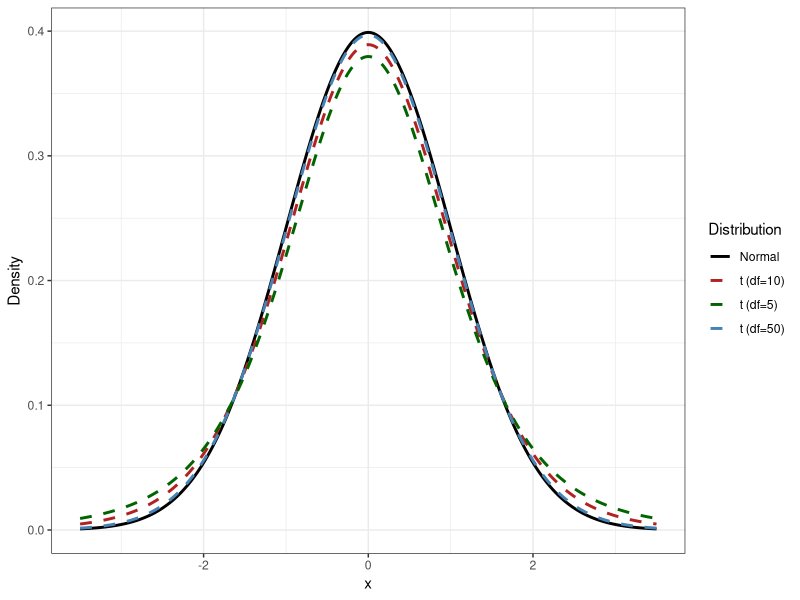
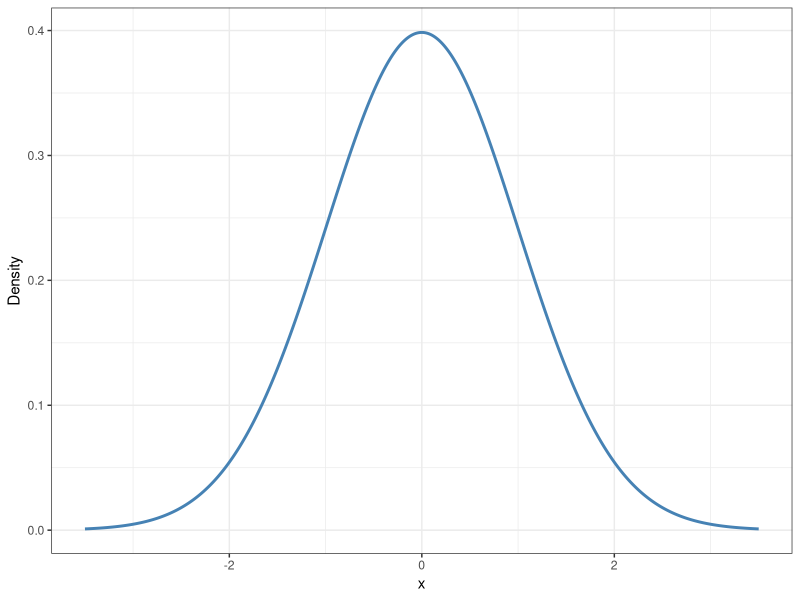
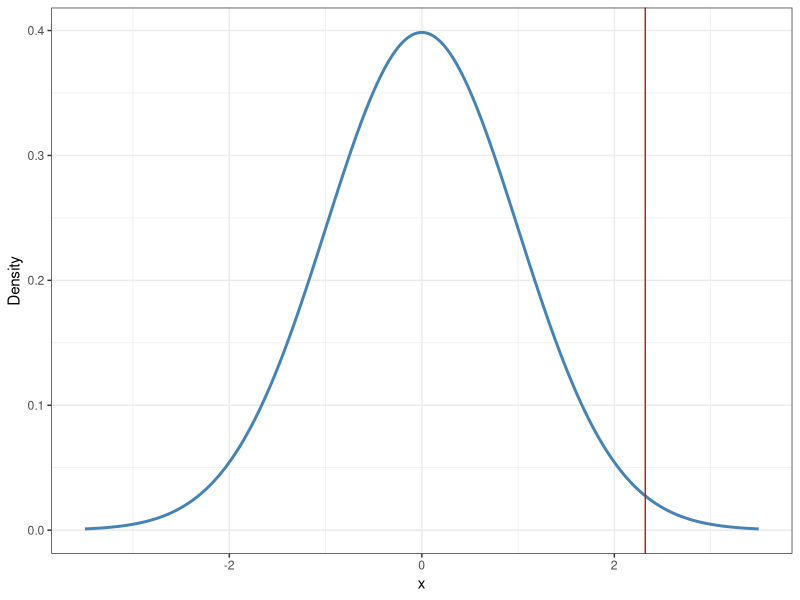
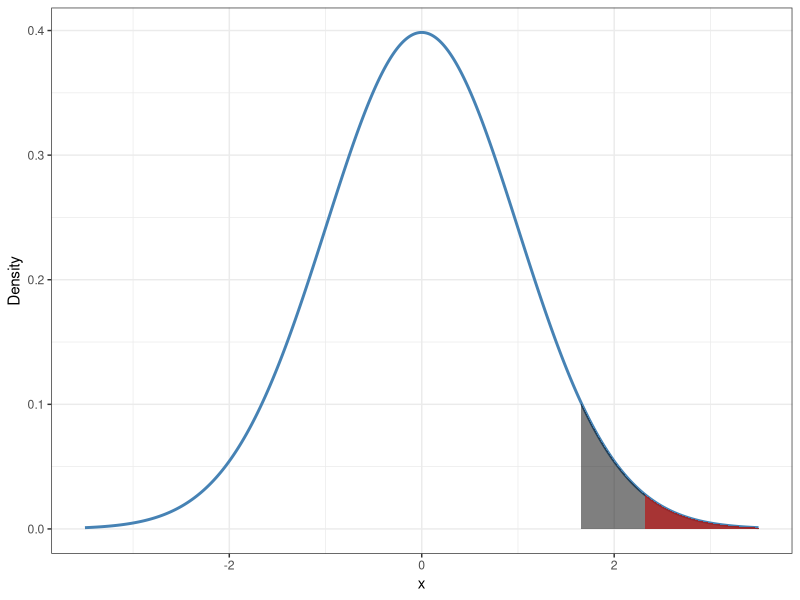

Generate these figures, in order, with R:
## ---- chunk 1
#| include: false

require(tidyverse)
require(ggplot2)

snailDat <- read_delim("island-FL.csv", delim = ",")

## ---- chunk 2
#| fig-cap: The t-distribution with different degrees of freedom
#| fig-height: 4
#| fig-width: 6 
#| echo: false

# Define the range for x-axis
x <- seq(-3.5, 3.5, length.out = 1000)

# Create data frame for plotting
data <- data.frame(
  x = rep(x, 4),
  y = c(dt(x, df = 5), dt(x, df = 10), dt(x, df = 50), dnorm(x)),
  Distribution = factor(rep(c("t (df=5)", "t (df=10)", "t (df=50)", "Normal"), each = 1000))
)

# Plot the distributions
ggplot(data, aes(x = x, y = y, color = Distribution, linetype = Distribution)) +
  geom_line(linewidth = 1) +
  labs(x = "x",
       y = "Density") +
  theme_bw() + 
  scale_color_manual(values = c("black", "firebrick", "darkgreen", "steelblue")) + 
  scale_linetype_manual(values = c("solid", "dashed", "dashed", "dashed"))

## ---- chunk 3

object <- t.test(snailDat$size)

object$conf.int

## ---- chunk 4

t.test(snailDat$size, conf.level = 0.99)$conf.int

## ---- chunk 5
t.test(x = snailDat$size, 
       alternative = "greater",
       mu = 19)
## ---- chunk 6
#| fig-cap: The t-distribution under the null hypothesis
#| fig-height: 3
#| fig-width: 5 

# Sample information
n <- nrow(snailDat)
mean <- mean(snailDat$size)
sd <- sd(snailDat$size)

# Create data frame for plotting
data <- data.frame(
  x = seq(-3.5, 3.5, length.out = 1000),
  y = dt(x, df = n - 1)
)

# Plot the distributions
ggplot(data, aes(x = x, y = y)) +
  geom_line(linewidth = 1, color = "steelblue") +
  labs(x = "x", y = "Density") +
  theme_bw() 

## ---- chunk 7
#| fig-cap: The null distribution with the test statistic marked in red
#| fig-height: 3
#| fig-width: 5 

ggplot(data, aes(x = x, y = y)) +
  geom_line(linewidth = 1, color = "steelblue") +
  labs(x = "x", y = "Density") +
  theme_bw() + 
  geom_vline(xintercept = 2.3217, color = "firebrick")

## ---- chunk 8
#| fig-cap: Highlighting the p-value with the null distribution
#| fig-height: 3
#| fig-width: 5 

# Defines the significance level
alpha <- 0.05

# Calculates the quantile value that corresponds to the level of significance
critValue <- qt(p = alpha, df = n - 1, lower.tail = FALSE)

ggplot(data, aes(x = x, y = y)) +
  geom_line(linewidth = 1, color = "steelblue") +
  labs(x = "x", y = "Density") +
  theme_bw() +
  geom_area(data = subset(data, x >= critValue), fill = "black", alpha = 0.5) +
  geom_area(data = subset(data, x >= 2.3217), fill = "firebrick", alpha = 0.8)


## ---- chunk 9

## Wald Interval
n <- nrow(snailDat)
p <- (snailDat$habitat == "arid") |> sum() / n

se <- sqrt(p * (1-p) / (n-1))

z <- qnorm(p = .975)

p - z * se 
p + z * se


## Wilson Interval
object <- 
  snailDat$habitat |> 
  table() |> 
  prop.test(correct = FALSE)

object$conf.int

## ---- chunk 10
## Using table()
snailDat$habitat |> 
  table()

## Creating a new variable and then table()
snailDat |> 
  mutate(arid = 
           if_else(
             habitat == "arid", 
             true = "yes", 
             false = "no") |> 
           # Converts to a factor with manual order of levels
           factor(levels = c("yes", "no"))
         ) |> 
  select(arid) |> 
  table()
## ---- chunk 11

object <- 
  snailDat$habitat |> 
  table() |> 
  binom.test()

object$conf.int

## ---- chunk 12
snailDat$habitat |> 
  table() |> 
  prop.test(alternative = "greater", p = 0.50, correct = FALSE)
